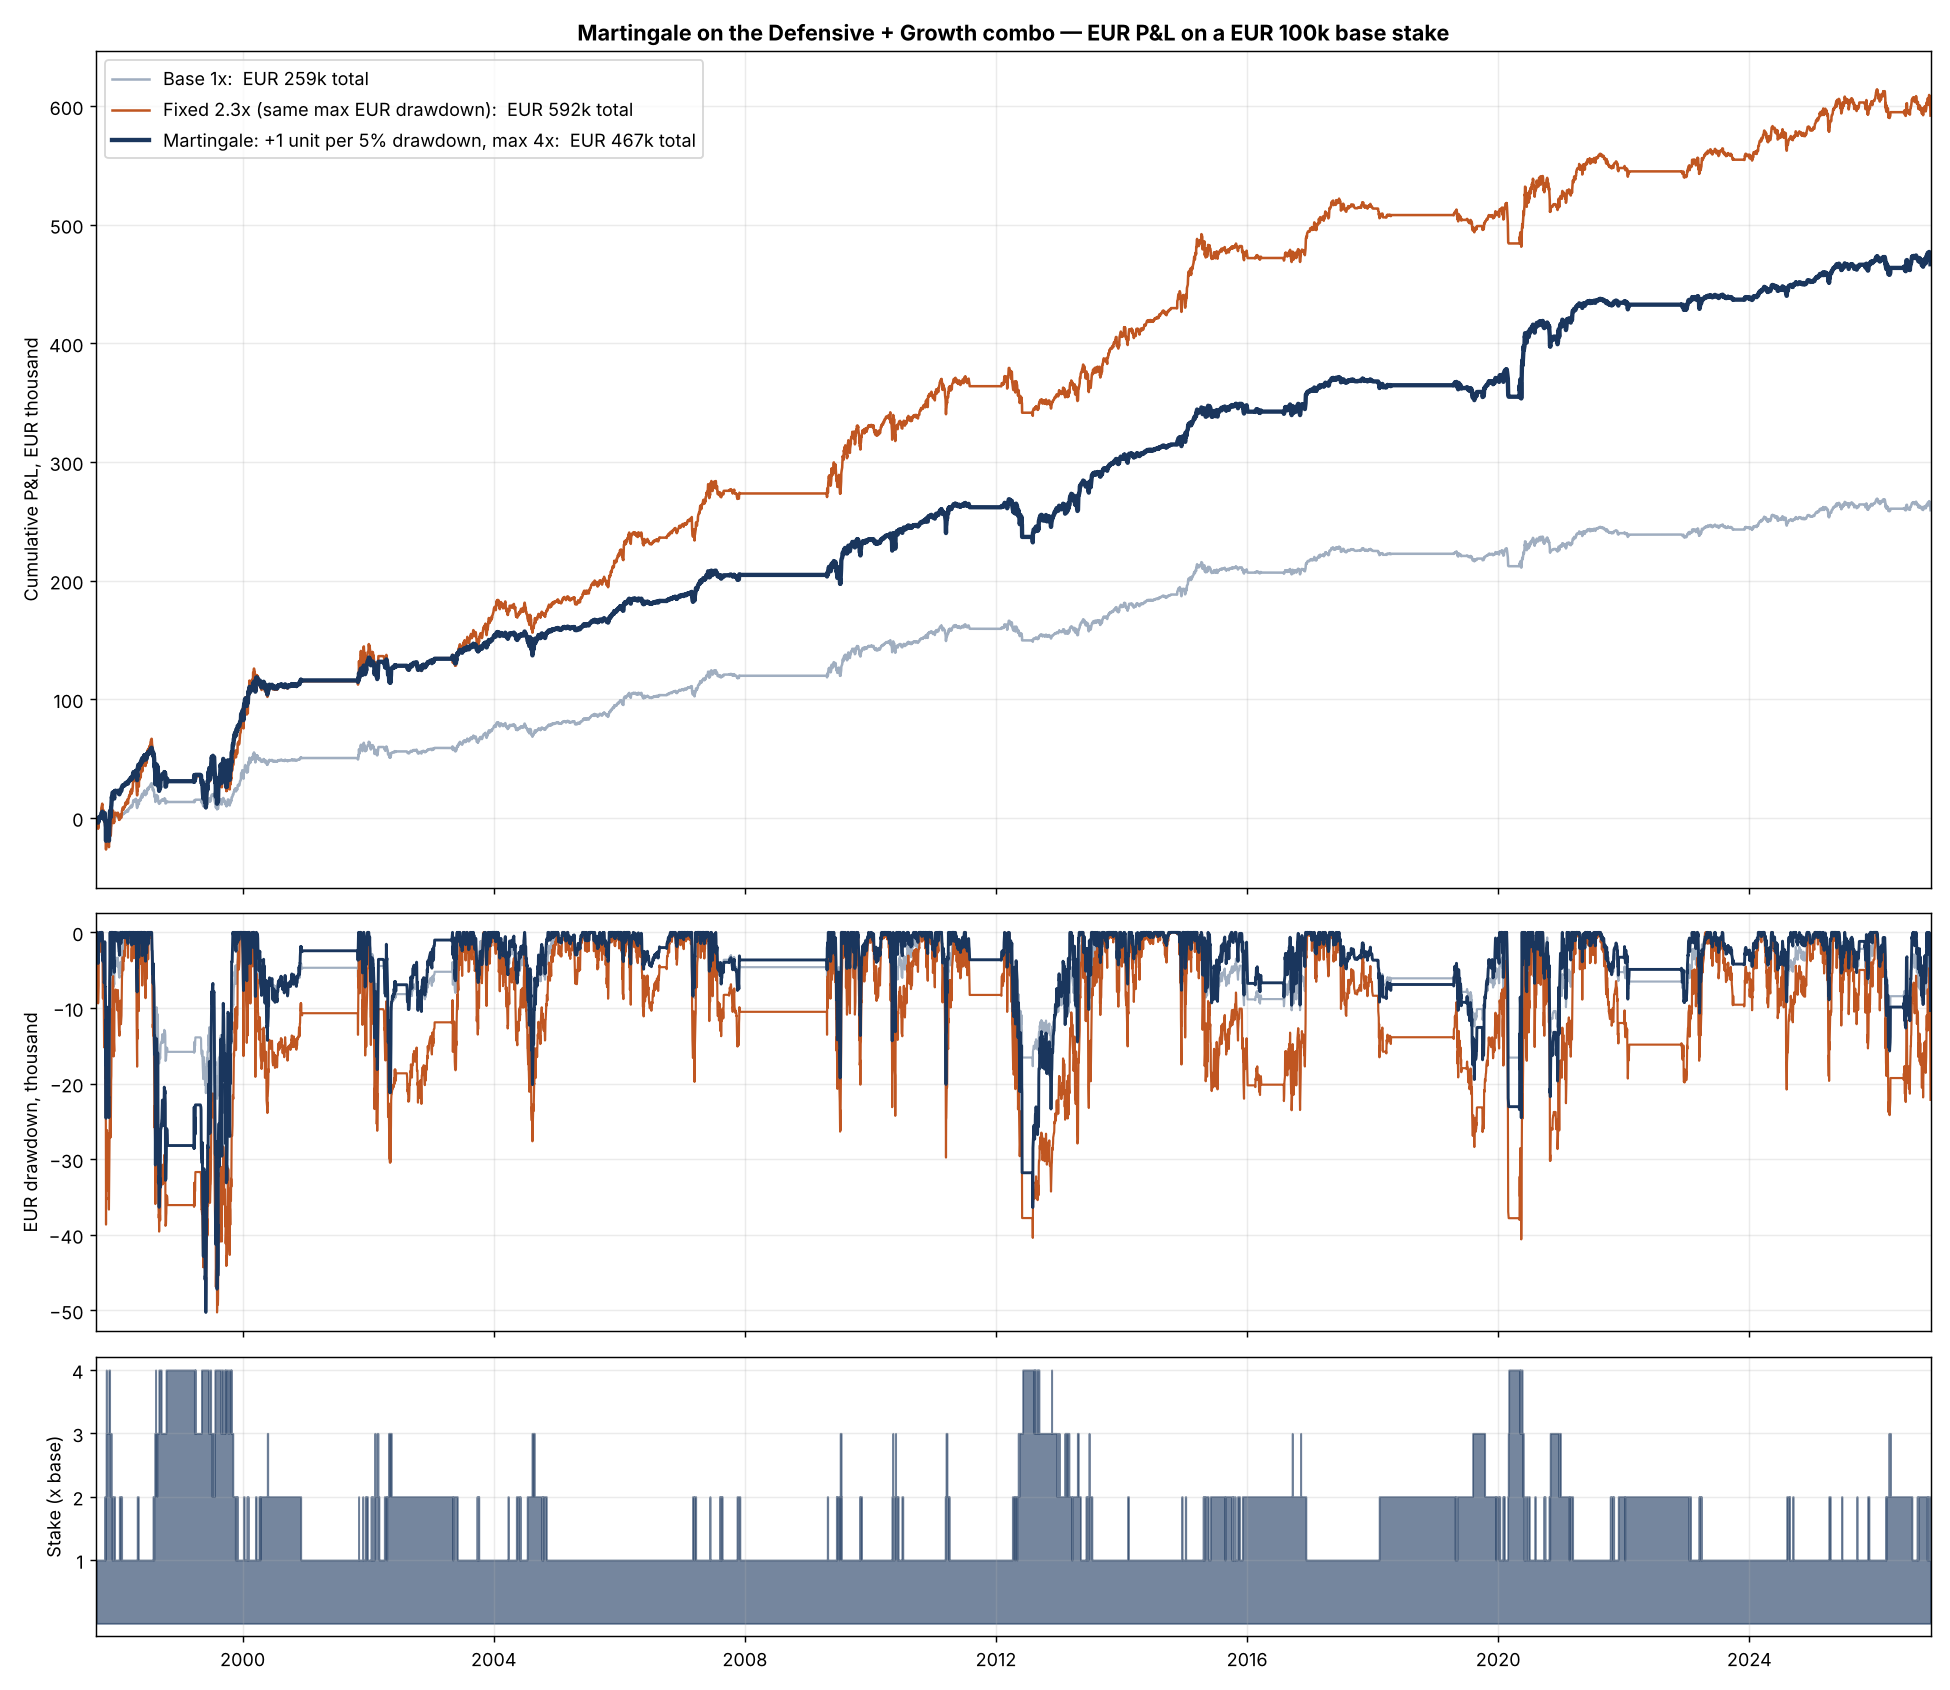

Generate this figure with Python:
"""
Martingale overlay on the Defensive + Growth combo  (DAX + Bund)
================================================================
Capital is treated as unlimited and external, so everything is measured in
EUR, not in %: a fixed base stake of BASE euros of notional is traded (no
compounding) and the martingale multiplies that stake.

P&L is futures-style: stake x (strategy return - cash rate), i.e. no interest
is credited on capital.  Costs 0.10% of traded notional, including the
notional added or removed when the stake changes while invested.

A) Drawdown martingale - the stake follows the drawdown of the 1x strategy:
     level = floor(drawdown / STEP);  stake = 2^level, 1.5^level or 1+level
     back to 1x when the 1x strategy makes a new high.
B) Trade martingale - classic: after every losing DAX trade the next trade's
     stake is multiplied by k; reset to 1x after a winning trade.
The stake decided at a close applies from the next day.
"""
import itertools
import os

import matplotlib
matplotlib.use("Agg")
import matplotlib.pyplot as plt
import numpy as np
import pandas as pd

import best_combo_search as bc
from combo_portfolio import PICKS
from zew_surprise_strategy import COST, HERE

BASE = 100_000


def eur_stats(pnl: pd.Series, stake: np.ndarray) -> dict:
    cum = pnl.cumsum()
    dd = cum - cum.cummax()
    y = pnl.groupby(pnl.index.year).sum()
    yrs = len(pnl) / 252
    under = (dd < 0).astype(int)
    return {"EUR / year (avg)": pnl.sum() / yrs, "Median year": y.median(), "Worst year": y.min(),
            "Best year": y.max(), "Losing years": int((y < 0).sum()),
            "Max EUR drawdown": dd.min(), "EUR per year / max DD": pnl.sum() / yrs / -dd.min(),
            "Longest DD (months)": under.groupby((under == 0).cumsum()).sum().max() / 21,
            "Avg stake (x base)": stake.mean(), "Max stake (x base)": stake.max(),
            "Max notional EUR": stake.max() * BASE, "Total EUR": pnl.sum()}


def main():
    pd.set_option("display.width", 250); pd.set_option("display.float_format", "{:,.0f}".format)
    D = bc.build()
    idx, rd, rb, rf = D["idx"], D["rd"], D["rb"], D["rf"]
    n = len(idx)
    sub = {}
    for name, (z, m, op, sc, f, g, b) in PICKS.items():
        _, dpos, bpos = bc.simulate(D, bc.dax_decision(D, z, m, op, sc, f, g), D["B"][b])
        sub[name] = (dpos, bpos)

    def pnl_of(dpos, bpos, mult):
        """EUR P&L of weights (dpos, bpos) scaled by stake multiplier `mult` (already lagged)."""
        wd, wb = dpos * mult, bpos * mult
        hd, hb = np.roll(wd, 1), np.roll(wb, 1); hd[0] = hb[0] = 0
        turn = np.abs(np.diff(wd, prepend=0)) + np.abs(np.diff(wb, prepend=0))
        return BASE * (hd * (rd - rf) + hb * (rb - rf) - turn * COST)

    wd = (sub["Defensive"][0] + sub["Growth"][0]) / 2
    wb = (sub["Defensive"][1] + sub["Growth"][1]) / 2
    one = np.ones(n)
    base = pd.Series(pnl_of(wd, wb, one), index=idx)

    # ── A) drawdown martingale ───────────────────────────────────────────────
    bcum = base.cumsum().values
    bdd = (np.maximum.accumulate(bcum) - bcum) / BASE * 100        # drawdown of 1x, in % of base stake

    def dd_mult(step, kind, cap):
        lvl = np.floor(bdd / step)
        m = {"x2": 2.0 ** lvl, "x1.5": 1.5 ** lvl, "+1": 1 + lvl}[kind]
        m = np.minimum(m, cap)
        m = np.roll(m, 1); m[0] = 1
        return m

    # ── B) trade martingale (per sub-strategy, DAX leg) ──────────────────────
    def trade_mult(dpos, k, cap):
        ex = dpos_pnl = np.roll(dpos, 1) * (rd - rf)
        m, cur, losses, acc, intrade = np.ones(n), 1.0, 0, 0.0, False
        for i in range(1, n):
            if dpos[i - 1] > 0:
                acc += ex[i]
            if dpos[i] > 0 and not intrade:                       # new trade opens at this close
                intrade, acc = True, 0.0
                cur = min(k ** losses, cap)
            elif dpos[i] == 0 and intrade:                        # trade closed
                intrade = False
                losses = losses + 1 if acc < 0 else 0
            m[i] = cur
        return m

    rows, series = {}, {}

    def add(name, pnl, stake):
        s = pd.Series(pnl, index=idx)
        rows[name], series[name] = eur_stats(s, stake), (s, stake)

    add("Base 1x (no martingale)", base.values, one)
    for step, kind, cap in itertools.product([3, 5, 8], ["x2", "x1.5", "+1"], [4, 8, 1e9]):
        m = dd_mult(step, kind, cap)
        add(f"DD step {step}% | {kind:4s} | cap {'none' if cap > 1e6 else int(cap)}", pnl_of(wd, wb, m), m)
    for k, cap in itertools.product([1.5, 2.0], [4, 8, 1e9]):
        md, mg = trade_mult(sub["Defensive"][0], k, cap), trade_mult(sub["Growth"][0], k, cap)
        p = 0.5 * pnl_of(sub["Defensive"][0], sub["Defensive"][1], md) + 0.5 * pnl_of(sub["Growth"][0], sub["Growth"][1], mg)
        add(f"Trade x{k} after loss | cap {'none' if cap > 1e6 else int(cap)}", p, (md * sub['Defensive'][0] + mg * sub['Growth'][0]) / 2
            + (1 - (sub['Defensive'][0] + sub['Growth'][0]) / 2))
    T = pd.DataFrame(rows).T
    T.to_csv(os.path.join(HERE, "martingale_grid.csv"))
    b = T.iloc[0]
    # fair comparison: a FIXED stake scaled to the same max EUR drawdown
    T["Fixed stake w/ same max DD: EUR/yr"] = -T["Max EUR drawdown"] * b["EUR per year / max DD"]
    T["Martingale edge vs fixed, EUR/yr"] = T["EUR / year (avg)"] - T["Fixed stake w/ same max DD: EUR/yr"]

    print(f"Period {idx[0].date()} -> {idx[-1].date()} | base stake EUR {BASE:,} notional | P&L excludes interest on capital")
    cols = ["EUR / year (avg)", "Worst year", "Losing years", "Max EUR drawdown", "Longest DD (months)",
            "Max notional EUR", "Fixed stake w/ same max DD: EUR/yr", "Martingale edge vs fixed, EUR/yr"]
    pd.set_option("display.max_rows", 100)
    print(T[cols].to_string())
    print("\nRatio EUR per year / max EUR drawdown (higher = better), and stake multiples:")
    print(T[["EUR per year / max DD", "Avg stake (x base)", "Max stake (x base)"]].to_string(float_format="{:.2f}".format))

    pick = "DD step 5% | +1   | cap 4"
    print(f"\n== CHOSEN: {pick} ==")
    print(pd.DataFrame({"Base 1x": rows["Base 1x (no martingale)"], "Martingale": rows[pick]}).to_string(float_format="{:,.2f}".format))
    s, stake = series[pick]
    yr = pd.DataFrame({"Base 1x": base, "Martingale": s}).groupby(lambda d: d.year).sum()
    print("\nEUR per calendar year"); print(yr.T.to_string())
    print("\nShare of days at each stake: " + ", ".join(f"{int(v)}x {100 * (stake == v).mean():.0f}%" for v in np.unique(stake)))
    print(f"Today ({idx[-1].date()}): stake {stake[-1]:.0f}x  (1x drawdown now {bdd[-1]:.1f}% of base stake)")

    fig, ax = plt.subplots(3, 1, figsize=(15, 13), sharex=True, gridspec_kw={"height_ratios": [3, 1.5, 1]})
    scale = rows[pick]["Max EUR drawdown"] / rows["Base 1x (no martingale)"]["Max EUR drawdown"]
    lines = [("Base 1x", base, "#a0aec0", 1.4), (f"Fixed {scale:.1f}x (same max EUR drawdown)", base * scale, "#c05621", 1.4),
             ("Martingale: +1 unit per 5% drawdown, max 4x", s, "#1a365d", 2.4)]
    for name, p, col, lw in lines:
        c = p.cumsum()
        ax[0].plot(idx, c / 1000, color=col, lw=lw, label=f"{name}:  EUR {c.iloc[-1]/1000:,.0f}k total")
        ax[1].plot(idx, (c - c.cummax()) / 1000, color=col, lw=1.2 if lw < 2 else 1.6)
    ax[0].set_ylabel("Cumulative P&L, EUR thousand"); ax[1].set_ylabel("EUR drawdown, thousand")
    ax[0].set_title(f"Martingale on the Defensive + Growth combo — EUR P&L on a EUR {BASE/1000:.0f}k base stake", fontweight="bold")
    ax[0].legend(loc="upper left", fontsize=10)
    ax[2].fill_between(idx, stake, step="post", color="#1a365d", alpha=.6)
    ax[2].set_ylabel("Stake (x base)"); ax[2].set_yticks([1, 2, 3, 4])
    for a in ax:
        a.grid(alpha=.25); a.set_xlim(idx[0], idx[-1])
    fig.tight_layout()
    fig.savefig(os.path.join(HERE, "martingale.png"), dpi=130, facecolor="white")
    print("\nChart -> martingale.png")


if __name__ == "__main__":
    main()
